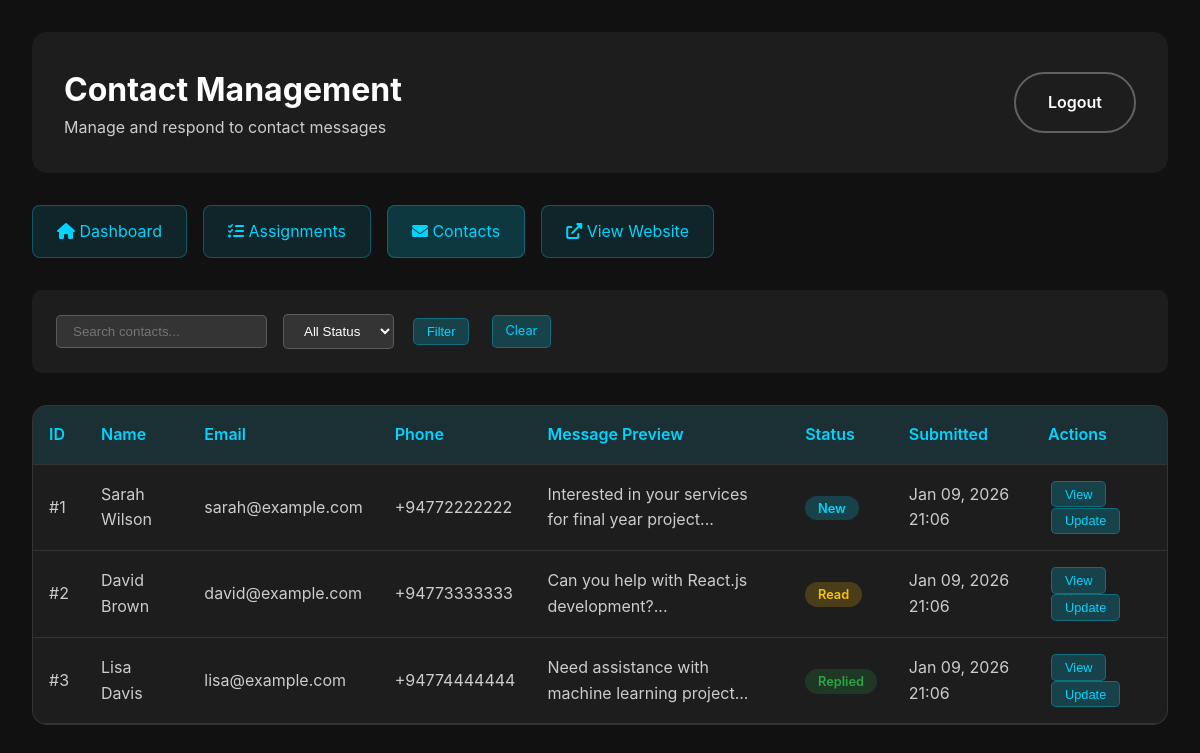
Screenshot of /admin/contacts.php (signed in) with the database file from the repository.
### tables this page shows
CREATE TABLE IF NOT EXISTS contacts (
    id INT AUTO_INCREMENT PRIMARY KEY,
    name VARCHAR(191) NOT NULL,
    email VARCHAR(191) NOT NULL,
    phone VARCHAR(20),
    message TEXT NOT NULL,
    submitted_at TIMESTAMP DEFAULT CURRENT_TIMESTAMP,
    status ENUM('new', 'read', 'replied', 'closed') DEFAULT 'new',
    created_at TIMESTAMP DEFAULT CURRENT_TIMESTAMP,
    updated_at TIMESTAMP DEFAULT CURRENT_TIMESTAMP ON UPDATE CURRENT_TIMESTAMP,
    INDEX idx_status (status),
    INDEX idx_submitted_at (submitted_at),
    INDEX idx_email (email(191))
);

### admin/contacts.php (the view, shortened to what this page needs)
<?php
$database = new Database();
$conn = $database->getConnection();
$search = $_GET['search'] ?? '';
$query = "SELECT * FROM contacts WHERE 1=1";
$params = [];
$query .= " ORDER BY submitted_at DESC";
$stmt = $conn->prepare($query);
$stmt->execute($params);
$contacts = $stmt->fetchAll();
?>
<!DOCTYPE html>
<html lang="en">
<head>
    <link rel="stylesheet" href="../assets/css/style.css">
    <link href="https://cdnjs.cloudflare.com/ajax/libs/font-awesome/6.0.0/css/all.min.css" rel="stylesheet">
</head>
<body>
    <div class="admin-container">
        <div class="admin-header">
            <div>
                <h1 style="color: #fff;">Contact Management</h1>
                <p style="color: #ccc;">Manage and respond to contact messages</p>
            </div>
            <a href="logout.php" class="btn btn-secondary">Logout</a>
        </div>
        <div class="admin-nav">
            <a href="index.php"><i class="fas fa-home"></i> Dashboard</a>
            <a href="assignments.php"><i class="fas fa-tasks"></i> Assignments</a>
            <a href="contacts.php" class="active"><i class="fas fa-envelope"></i> Contacts</a>
            <a href="../index.php" target="_blank"><i class="fas fa-external-link-alt"></i> View Website</a>
        </div>
        <div class="filters">
            <form method="GET" style="display: flex; gap: 1rem; flex-wrap: wrap; align-items: center;">
                <input type="text" name="search" placeholder="Search contacts..." value="<?php echo htmlspecialchars($search); ?>">
                <select name="status">
                    <option value="">All Status</option>
                </select>
                <button type="submit" class="action-btn">Filter</button>
                <a href="contacts.php" class="action-btn">Clear</a>
            </form>
        </div>
        <div class="contacts-table">
            <table class="table">
                <thead>
                    <tr>
                        <th>ID</th>
                        <th>Name</th>
                        <th>Email</th>
                        <th>Phone</th>
                        <th>Message Preview</th>
                        <th>Status</th>
                        <th>Submitted</th>
                        <th>Actions</th>
                    </tr>
                </thead>
                <tbody>
                    <?php foreach ($contacts as $contact): ?>
                    <tr>
                        <td>#<?php echo $contact['id']; ?></td>
                        <td><?php echo htmlspecialchars($contact['name']); ?></td>
                        <td><?php echo htmlspecialchars($contact['email']); ?></td>
                        <td><?php echo htmlspecialchars($contact['phone'] ?? 'N/A'); ?></td>
                        <td><?php echo htmlspecialchars(substr($contact['message'], 0, 50)) . '...'; ?></td>
                        <td><span class="status-badge status-<?php echo $contact['status']; ?>"><?php echo ucfirst($contact['status']); ?></span></td>
                        <td><?php echo date('M d, Y H:i', strtotime($contact['submitted_at'])); ?></td>
                        <td>
                            <button class="action-btn" onclick="viewContact(<?php echo $contact['id']; ?>)">View</button>
                            <button class="action-btn" onclick="updateStatus(<?php echo $contact['id']; ?>)">Update</button>
                        </td>
                    </tr>
                    <?php endforeach; ?>
                </tbody>
            </table>
        </div>
    </div>
</body>
</html>

### assets/css/style.css (style rules this page uses)
* { margin: 0; padding: 0; box-sizing: border-box; }
body { font-family: 'Inter', sans-serif; line-height: 1.6; color: #333; background-color: #0a0a0a; overflow-x: hidden; }
.btn { display: inline-block; padding: 1rem 2rem; border-radius: 50px; text-decoration: none; font-weight: 600; transition: all 0.3s ease; border: none; cursor: pointer; font-size: 1rem; }
.btn-secondary { background: transparent; color: #fff; border: 2px solid rgba(255, 255, 255, 0.3); }
html { scroll-behavior: smooth; }

### admin/contacts.php (style rules this page uses)
.admin-container { max-width: 1400px; margin: 0 auto; padding: 2rem; background: #111; min-height: 100vh; }
.admin-header { background: rgba(255, 255, 255, 0.05); padding: 2rem; border-radius: 15px; margin-bottom: 2rem; display: flex; justify-content: space-between; align-items: center; }
.admin-nav { display: flex; gap: 1rem; margin-bottom: 2rem; }
.admin-nav a { background: rgba(0, 212, 255, 0.1); color: #00d4ff; padding: 0.8rem 1.5rem; border-radius: 8px; text-decoration: none; border: 1px solid rgba(0, 212, 255, 0.3); transition: all 0.3s ease; }
.admin-nav a:hover, .admin-nav a.active { background: rgba(0, 212, 255, 0.2); }
.filters { background: rgba(255, 255, 255, 0.05); padding: 1.5rem; border-radius: 10px; margin-bottom: 2rem; display: flex; gap: 1rem; flex-wrap: wrap; align-items: center; }
.filters input, .filters select { background: rgba(255, 255, 255, 0.1); border: 1px solid rgba(255, 255, 255, 0.2); border-radius: 5px; padding: 0.5rem 1rem; color: #fff; }
.contacts-table { background: rgba(255, 255, 255, 0.05); border-radius: 15px; overflow: hidden; border: 1px solid rgba(255, 255, 255, 0.1); }
.table { width: 100%; border-collapse: collapse; }
.table th, .table td { padding: 1rem; text-align: left; border-bottom: 1px solid rgba(255, 255, 255, 0.1); }
.table th { color: #00d4ff; font-weight: 600; background: rgba(0, 212, 255, 0.1); }
.table td { color: #ccc; }
.status-badge { padding: 0.3rem 0.8rem; border-radius: 20px; font-size: 0.8rem; font-weight: 600; }
.status-new { background: rgba(0, 212, 255, 0.2); color: #00d4ff; }
.status-read { background: rgba(255, 193, 7, 0.2); color: #ffc107; }
.status-replied { background: rgba(40, 167, 69, 0.2); color: #28a745; }
.action-btn { background: rgba(0, 212, 255, 0.2); color: #00d4ff; border: 1px solid rgba(0, 212, 255, 0.3); padding: 0.3rem 0.8rem; border-radius: 5px; text-decoration: none; font-size: 0.8rem; margin: 0 0.2rem; cursor: pointer; }

### rows the page displays
contacts: id "1", name "Sarah Wilson", email "sarah@example.com", phone "+94772222222", message "Interested in your services for final year project", status "New", submitted_at "Jan 09, 2026 21:06"
contacts: id "2", name "David Brown", email "david@example.com", phone "+94773333333", message "Can you help with React.js development?", status "Read", submitted_at "Jan 09, 2026 21:06"
contacts: id "3", name "Lisa Davis", email "lisa@example.com", phone "+94774444444", message "Need assistance with machine learning project", status "Replied", submitted_at "Jan 09, 2026 21:06"
